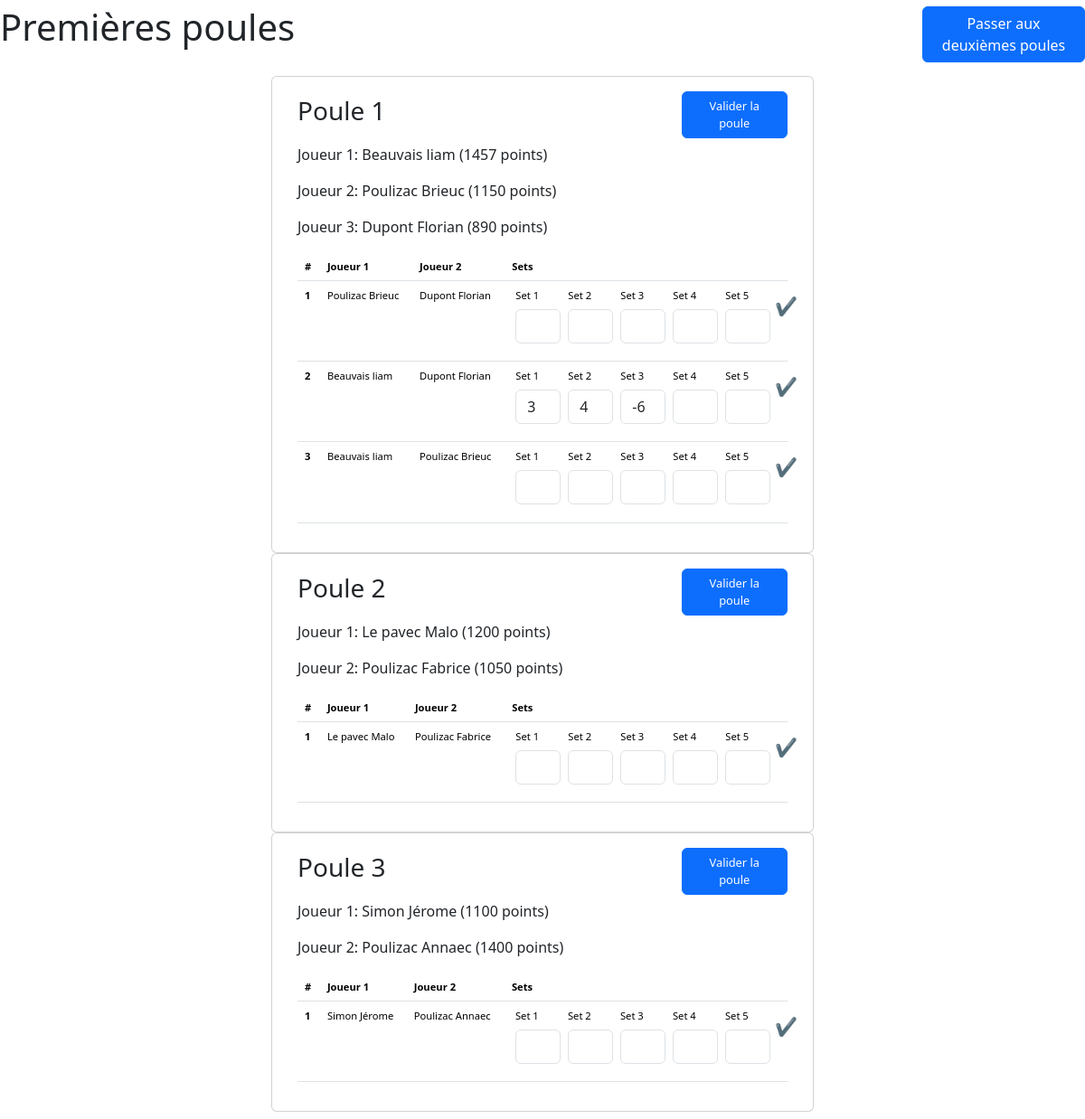
The app's page /6/steps/ with its own data.
### pool/models.py (models this page shows)
class Pool(models.Model):
    step = models.ForeignKey(Step, on_delete=models.CASCADE)
    games = models.ManyToManyField(Game, related_name='pools')
    players = models.ManyToManyField(Player, related_name='pools')

### player/models.py (models this page shows)
class Player(models.Model):
    first_name = models.CharField(max_length=50)
    last_name = models.CharField(max_length=50)
    points = models.IntegerField(default=0)
    tournaments = models.ManyToManyField(Tournament, related_name='players')

### game/models.py (models this page shows)
class Game(models.Model):
    tournament = models.ForeignKey(Tournament, on_delete=models.SET_NULL, related_name='games', null=True)
    player_one = models.ForeignKey(Player, on_delete=models.CASCADE, related_name='games_as_one')
    player_two = models.ForeignKey(Player, on_delete=models.CASCADE, related_name='games_as_two')
    winner = models.ForeignKey(Player, on_delete=models.CASCADE, related_name="wins", null=True)

### game_set/models.py (models this page shows)
class Set(models.Model):
    game = models.ForeignKey(Game, on_delete=models.CASCADE, related_name='sets')
    score = models.IntegerField(null=True, blank=True)
    number = models.IntegerField()

### step/views.py (the view)
# urls.py: path('<int:pk>/steps/', StepView.as_view(), name='steps'),
class StepView(TemplateView):
    template_name = "step/step_view.html"
    def get_context_data(self, **kwargs):
        context = super().get_context_data(**kwargs)
        first_step: Step = Step.objects.filter(tournament_id=kwargs.get("pk")).exclude(last_step__isnull=False).first()
        context['first_step'] = first_step
        context['second_steps'] = first_step.step_set
        context['number_of_sets'] = [i + 1 for i in range(first_step.tournament.set_number)]
        return context

### templates/step/step_view.html (shortened to what this page needs)
{% extends "base/base.html" %}
{% load bootstrap5 %}
{% block content %}
    <div class="row">
        <div class="col-10">
            <p class="fs-1">Premières poules</p>
        </div>
        <div class="col-2 d-flex justify-content-center align-items-center">
            <a class="btn btn-primary">Passer aux deuxièmes poules</a>
        </div>
    </div>
    <div class="row d-flex justify-content-around p-2">
        {% for pool in first_step.pool_set.all %}
            <div class="card mx-2" style="min-width:600px; max-width: 600px">
                <div class="card-body">
                    <div class="row">
                        <div class="col-9">
                            <p class="fs-3">Poule {{ forloop.counter }}</p>
                        </div>
                        <div class="col-3">
                            <a class="btn btn-primary" style="font-size: 0.8em">Valider la poule</a>
                        </div>
                    </div>
                    <div class="row">
                        {% for player in pool.players.all %}
                            <p>Joueur {{ forloop.counter }}: {{ player.last_name }} {{ player.first_name }}
                                ({{ player.points }} points)</p>
                        {% endfor %}
                    </div>
                    <table class="table" style="font-size: 0.7em">
                        <thead>
                        <tr>
                            <th scope="col">#</th>
                            <th scope="col">Joueur 1</th>
                            <th scope="col">Joueur 2</th>
                            <th scope="col">Sets</th>
                        </tr>
                        </thead>
                        <tbody>
                        {% for game in pool.games.all %}
                            <tr>
                                <th scope="col">{{ forloop.counter }}</th>
                                <td>{{ game.player_one.last_name }} {{ game.player_one.first_name }}</td>
                                <td>{{ game.player_two.last_name }} {{ game.player_two.first_name }}</td>
                                <td>
                                    <div class="row d-flex justify-content-between">
                                        <form method="post" action="{% url "update_game" game.pk %}"
                                              class="col d-flex justify-content-start" style="width: 300px">
                                            {% for set in game.sets.all %}
                                                <div class="col mx-1" style="min-width: 50px; max-width: 50px">
                                                    <label class="form-label"
                                                           for="{{ set.pk }}">Set {{ forloop.counter }}</label>
                                                    <input class="form-control" id="{{ set.pk }}" type="text"
                                                           name="{{ set.pk }}"
                                                           value="{{ set.score|default_if_none:"" }}">
                                                </div>
                                            {% endfor %}
                                            <button class="btn" type="submit" style="width: 40px;height: 40px; padding: 0; font-size: 20px">✔</button>
                                        </form>
                                    </div>
                                </td>
                            </tr>
                        {% endfor %}
                        </tbody>
                    </table>
                </div>
            </div>
        {% endfor %}
    </div>
{% endblock %}

### records on screen
Player: last_name "Beauvais", first_name "liam", points "1457"
Player: last_name "Poulizac", first_name "Brieuc", points "1150"
Player: last_name "Dupont", first_name "Florian", points "890"
Game: player_one.last_name "Poulizac", player_one.first_name "Brieuc", player_two.last_name "Dupont", player_two.first_name "Florian"
Game: player_one.last_name "Beauvais", player_one.first_name "liam", player_two.last_name "Dupont", player_two.first_name "Florian"
Set: score "3"
Set: score "4"
Set: score "-6"
Game: player_one.last_name "Beauvais", player_one.first_name "liam", player_two.last_name "Poulizac", player_two.first_name "Brieuc"
Player: last_name "Le pavec", first_name "Malo", points "1200"
Player: last_name "Poulizac", first_name "Fabrice", points "1050"
Game: player_one.last_name "Le pavec", player_one.first_name "Malo", player_two.last_name "Poulizac", player_two.first_name "Fabrice"
Player: last_name "Simon", first_name "Jérome", points "1100"
Player: last_name "Poulizac", first_name "Annaec", points "1400"
Game: player_one.last_name "Simon", player_one.first_name "Jérome", player_two.last_name "Poulizac", player_two.first_name "Annaec"
